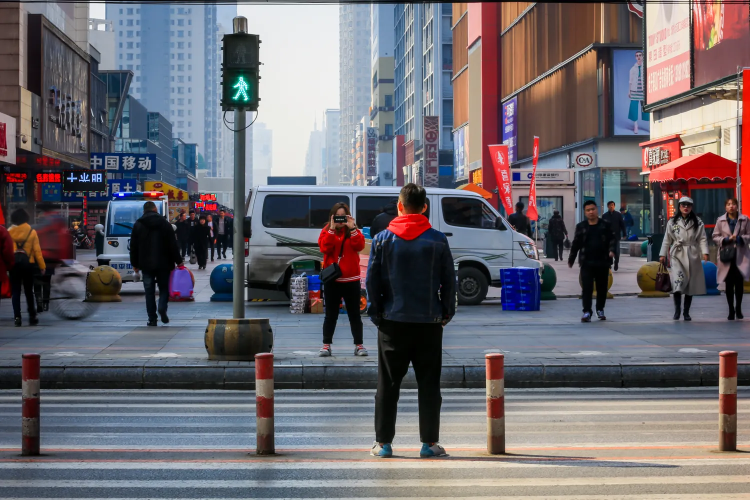
#> input picture opencv-basic/pic/demo.jpg, 1500 x 999 px (shown at 1/2 size)
$ python no16-hist.py
#> lines starting #> are read from the running program, lines starting #| are printed output that depends on the picture; after the words box and inside, x2 and y2 are one past the last pixel; in counts of white or black regions, pixels touching at a corner belong together; pictures that were not available may be replaced by others from this repository, and a replacement may not be noted
'''直方图均匀化、2D直方图和直方图反向投影'''
'''
【直方图均衡化】
如果一幅图片整体很亮，那所有的像素值应该都会很高。但是一副高质量的图像的像素值分布应该很广泛。
所以你应该把它的直方图做一个横向拉伸（如下图），这就是直方图均衡化要做的事情。通常情况下这种操作会改善图像的对比度。
'''
from turtle import color
import cv2
import numpy as np
from matplotlib import pyplot as plt

img = cv2.imread("pic/demo.jpg",0)
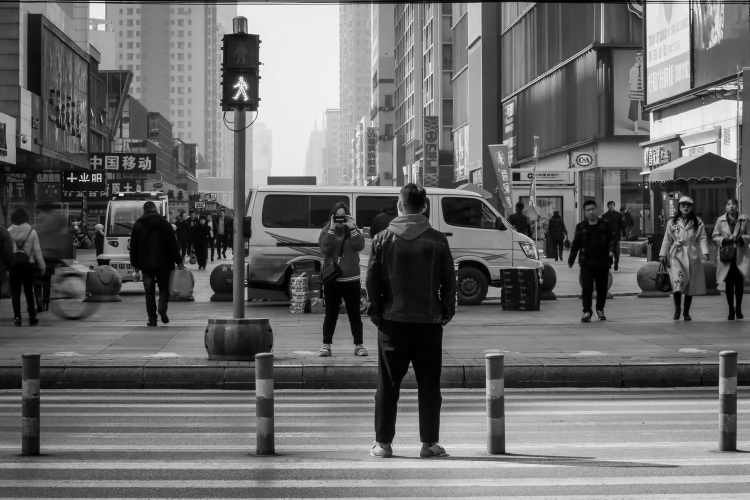
#> img: shape (999, 1500) (shown at 1/2 size); min 0, max 255, mean 106.3
hist ,bins = np.histogram(img.flatten(),256,[0,256])
#> hist = 256 values, max 10907 at index 135, min 2 at index 255, mean 5853.5; bins = 257 values from 0 to 256

# 计算累积分布图
cdf = hist.cumsum()
#> cdf = 256 values from 3117 to 1498500
# [7 lines of commented-out code are left out]

'''使用numpy进行灰度直方图均衡化'''
# [19 lines of commented-out code are left out]


'''opencv直方图均衡化'''

# [16 lines of commented-out code are left out]

'''【2d直方图】
使用函数 cv2.calcHist() 来计算直方图既简单又方便。如果要绘制颜色直方图的话，我们首先需要将图像的颜色空间从 BGR 转换到 HSV。
'''
# opencv的2d直方图
# img = cv2.imread("pic/demo.jpg")
# hsv = cv2.cvtColor(img,cv2.COLOR_BGR2HSV)
# # hist = cv2.calcHist([hsv],[0,1],None,[180,256],[0,180,0,256])
# # plt.imshow(hist,interpolation="nearest")
# # plt.show()

# # numpy的2d直方图

# hist,xbins,ybins = np.histogram2d(hsv[:,:,0].ravel(),hsv[:,:,1].ravel(),[180,256],[[0,180],[0,256]])
# plt.imshow(hist,interpolation="nearest")
# plt.show()

'''【直方图反向投影】
直方图反向投影它可以用来做图像分割，或者在图像中找寻我们感兴趣的部分
'''
# [26 lines of commented-out code are left out]
roi = cv2.imread('pic/part_orange.jpg')
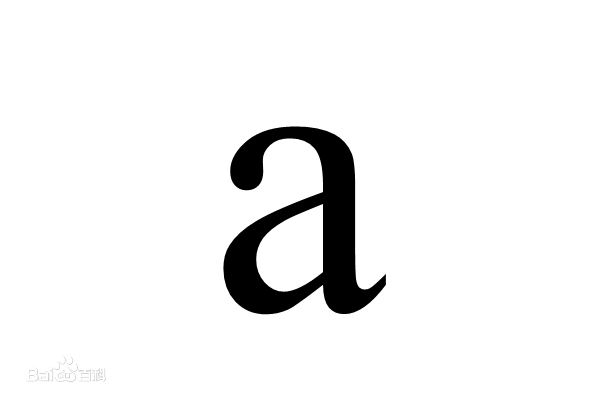
#> input picture opencv-basic/pic/a.jpg, 600 x 400 px, given in place of part_orange.jpg, which was not available
#> roi is the input picture: shape (400, 600, 3); mean B, G, R 241.1, 241.1, 241.1
hsv = cv2.cvtColor(roi,cv2.COLOR_BGR2HSV)
#> hsv: shape (400, 600, 3); mean H, S, V 0, 0, 241.1
target = cv2.imread('pic/orange.jpg')
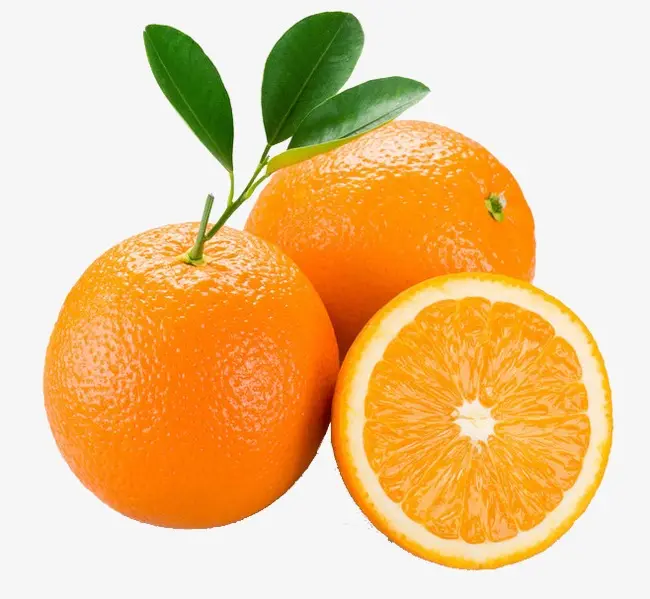
#> input picture opencv-basic/pic/orange.jpg, 650 x 599 px
#> target is the input picture: shape (599, 650, 3); mean B, G, R 144.5, 197.5, 235.2
hsvt = cv2.cvtColor(target,cv2.COLOR_BGR2HSV)
#> hsvt: shape (599, 650, 3); mean H, S, V 13.7, 104, 238.2
roihist = cv2.calcHist([hsv],[0,1],None,[180,256],[0,180,0,256])
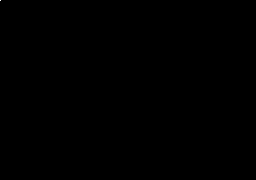
#> roihist: shape (180, 256) float32; min 0, max 239965, mean 5.2; drawn with min black and max white
# 归一化：原始图像，结果图像，映射到结果图像中的最小值，最大值，归一化类型
# cv2.NORM_MINMAX 对数组的所有值进行转化，使他们线性映射到最小值和最大值之间
#归一化之后的直方图便于显示，归一化之后就成了0到255之间的数了
cv2.normalize(roihist,roihist,0,255,cv2.NORM_MINMAX)
#> roihist: shape (180, 256) float32; 0.01% of pixels changed, all inside (x1, y1, x2, y2) = (0, 0, 4, 151)
dst = cv2.calcBackProject([hsvt],[0,1],roihist,[0,180,0,256],1)
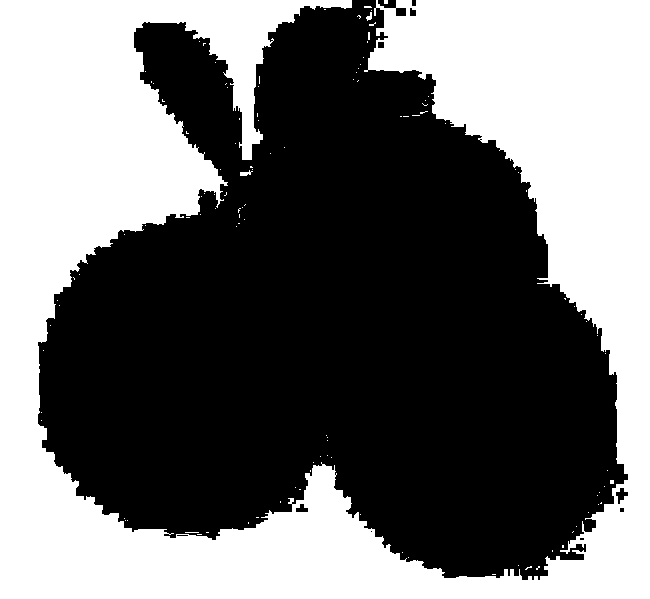
#> dst: shape (599, 650); 43.4% white; 117 white regions (114 under 20 px), largest, box (x1, y1, x2, y2) and area: (0, 0, 650, 599) 168552, (240, 170, 253, 176) 43, (366, 12, 372, 21) 30
# 此处卷积可以把分散的点连在一起
disc = cv2.getStructuringElement(cv2.MORPH_ELLIPSE,(5,5))
dst = cv2.filter2D(dst,-1,disc)
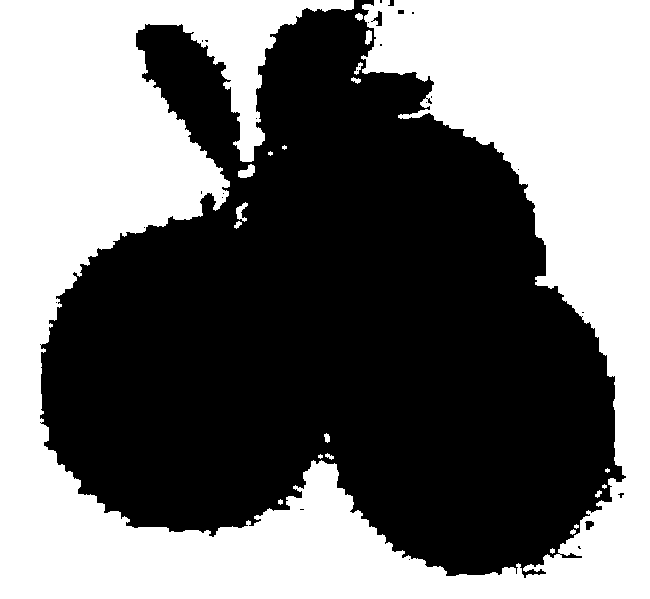
#> dst: shape (599, 650); 45.8% white; 20 white regions (6 under 20 px), largest, box (x1, y1, x2, y2) and area: (0, 0, 650, 599) 177597, (238, 164, 255, 178) 151, (236, 202, 248, 222) 116
ret,thresh = cv2.threshold(dst,20,255,0)
thresh = cv2.merge((thresh,thresh,thresh))
res = cv2.bitwise_and(target,thresh)
res = np.hstack((target,thresh,res))
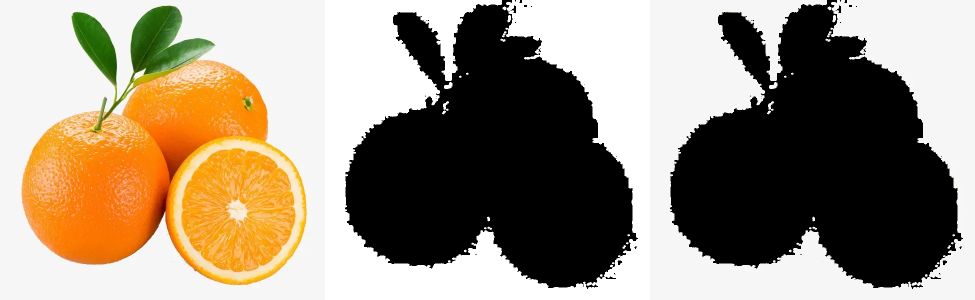
#> res: shape (599, 1950, 3) (shown at 1/2 size); mean B, G, R 124.7, 142.4, 154.9
cv2.imshow('1',res)
cv2.waitKey(0)
